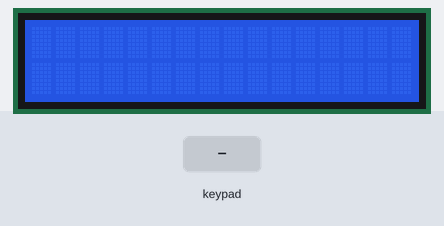
This sketch was run on a simulated Arduino Uno, built with avr-gcc and run on an emulated ATmega328P. On the bench: 16×2 character LCD. The inputs (shaded band) are chosen by the test bench. What the sketch prints to the serial monitor is not drawn.

Above: at 1.2 s.
1.3 s: keypad keys 9 8 7 6 # pressed 0.4 s apart
At 4.3 s:
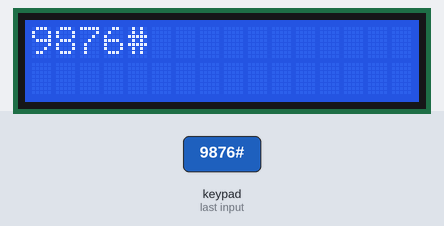
4.8 s: key 'A' pressed
At 5.8 s:
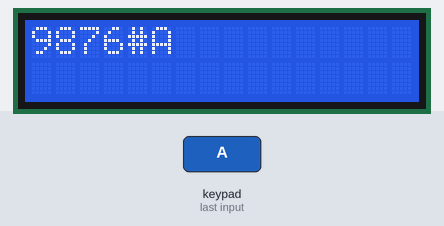
6.3 s: key 'B' pressed
At 7.0 s:
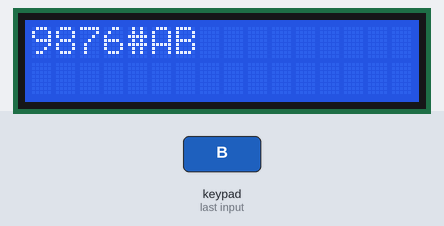
7.8 s: keypad keys 9 8 7 6 * pressed 0.4 s apart
At 10.6 s:
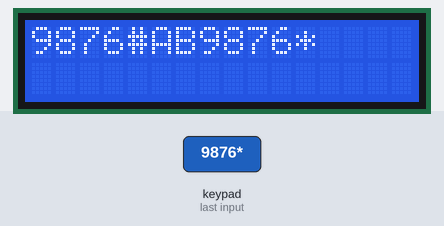
11.3 s: key 'C' pressed
At 11.8 s:
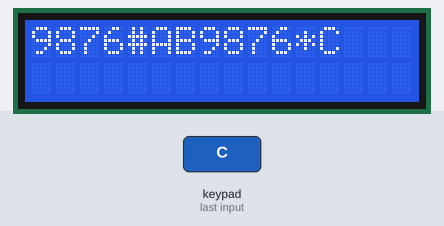
12.8 s: key 'D' pressed
At 14.2 s:
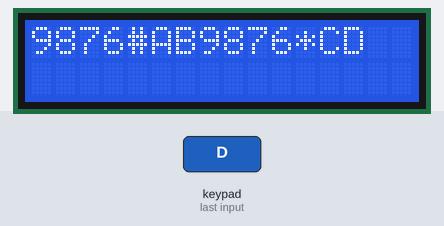
Timing chart, 0 to 15.3 s (numbered marks = the images above; inputs shaded):
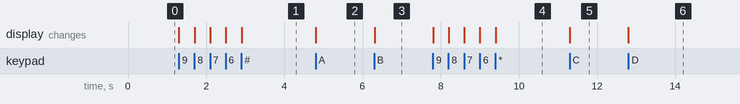

The sketch:

teclado_num_ldc.ino
```cpp
#include <Keypad.h>
#include <LiquidCrystal.h>

LiquidCrystal lcd (5, 4, 3, 2, A4, A5);

const byte ROWS = 4;
const byte COLS = 4;
char keys [ROWS][COLS]=
{
  {'1', '2', '3', 'A'},
  {'4', '5', '6', 'B'},
  {'7', '8', '9', 'C'},
  {'*', '0', '#', 'D'}
};

byte rowsPins[ROWS] = {A0, A1, 11, 10};
byte colPins[COLS] = {9, 8, 7, 6};
int LCDcol = 0;

Keypad keypad = Keypad (makeKeymap(keys), rowsPins, colPins, ROWS, COLS);

void setup()
{
  Serial.begin (9600);
  lcd.begin(16, 2);
  lcd.setCursor(LCDcol, 0);
}

void loop()
{
  char key = keypad.getKey();

  if (key)
  {
    Serial.println(key);
    lcd.print(key);
    lcd.setCursor(++LCDcol, 0);

  }
}
```

Measured:
- after the input at 1.3 s, the display: first changes at once (image 1 shows a later state)
- after the input at 4.8 s, the display: changes at once (image 2)
- after the input at 6.3 s, the display: changes at once (image 3)
- after the input at 7.8 s, the display: first changes at once (image 4 shows a later state)
- after the input at 11.3 s, the display: changes at once (image 5)
- after the input at 12.8 s, the display: changes at once (image 6)
